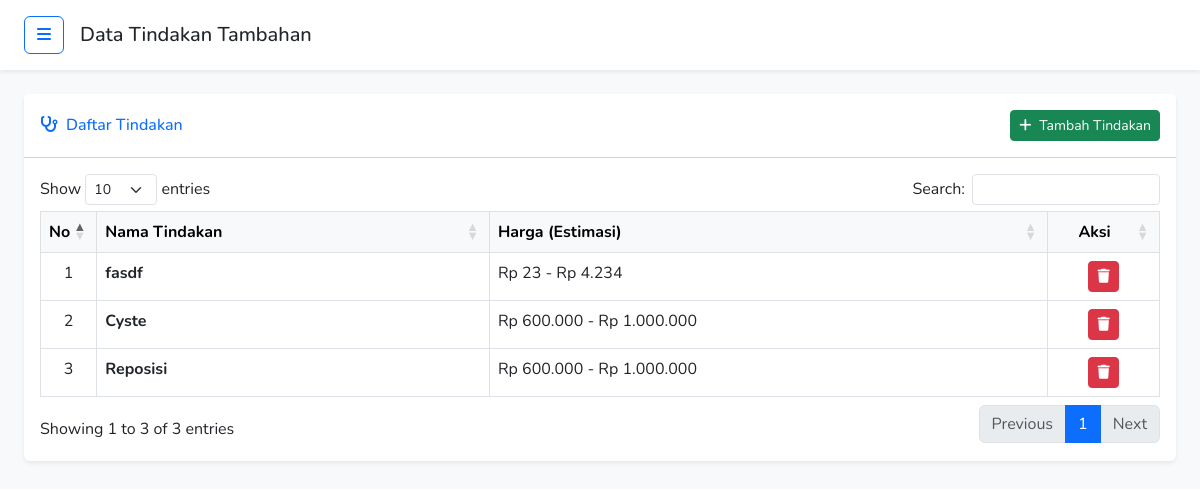
Page /data-master/data-tindakan/tindakan.php (signed in) on the committed database.
### tables this page shows
CREATE TABLE `tb_tindakan_tambahan` (
  `id_tindakan` int NOT NULL,
  `nm_tindakan` varchar(255) NOT NULL,
  `hrg_min` int NOT NULL,
  `hrg_max` int DEFAULT NULL
);

### functions.php (called while the page is built)
<?php
function formatRupiah($angka)
{
    $hasil = "Rp " . number_format($angka, 0, ',', '.');
    return $hasil;
}

### data-master/data-tindakan/tindakan.php (the view, shortened to what this page needs)
<?php
include '../../koneksi.php';
if (file_exists('../../functions.php')) {
    include '../../functions.php';
} else {
    function formatRupiah($angka){
        return "Rp " . number_format($angka,0,',','.');
    }
}
?>
<!DOCTYPE html>
<html lang="id">
<head>
    <link href="https://cdn.jsdelivr.net/npm/bootstrap@5.3.0/dist/css/bootstrap.min.css" rel="stylesheet">
    <link rel="stylesheet" href="https://cdnjs.cloudflare.com/ajax/libs/font-awesome/6.4.0/css/all.min.css">
    <link rel="stylesheet" href="https://cdn.datatables.net/1.13.4/css/dataTables.bootstrap5.min.css">
</head>
<body>
    <div class="d-flex" id="wrapper">
        <div id="page-content-wrapper">
            <nav class="navbar navbar-expand-lg navbar-light bg-white py-3 px-4 shadow-sm">
                <div class="d-flex align-items-center">
                    <button class="btn btn-outline-primary" id="sidebarToggle"><i class="fas fa-bars"></i></button>
                    <h5 class="ms-3 mb-0 d-none d-md-block">Data Tindakan Tambahan</h5>
                </div>
            </nav>
            <div class="container-fluid px-4 mt-4">
                <div class="card mb-4 border-0 shadow-sm">
                    <div class="card-header bg-white py-3 d-flex justify-content-between align-items-center">
                        <h6 class="m-0 font-weight-bold text-primary"><i class="fas fa-stethoscope me-2"></i>Daftar
                            Tindakan</h6>
                        <button class="btn btn-success btn-sm" data-bs-toggle="modal" data-bs-target="#modalTambah">
                            <i class="fas fa-plus me-1"></i> Tambah Tindakan
                        </button>
                    </div>
                    <div class="card-body">
                        <div class="table-responsive">
                            <table class="table table-bordered table-hover" id="dataTable" width="100%">
                                <thead class="table-light">
                                    <tr>
                                        <th width="5%" class="text-center">No</th>
                                        <th>Nama Tindakan</th>
                                        <th>Harga (Estimasi)</th>
                                        <th width="10%" class="text-center">Aksi</th>
                                    </tr>
                                </thead>
                                <tbody>
                                    <?php
                                    $nomor = 1;
                                    $ambil = $koneksi->query("SELECT * FROM tb_tindakan_tambahan ORDER BY id_tindakan DESC");
                                    while ($pecah = $ambil->fetch_assoc()) {
                                    ?>
                                    <tr>
                                        <td class="text-center"><?= $nomor++; ?></td>
                                        <td class="fw-bold"><?= $pecah['nm_tindakan']; ?></td>
                                        <td>
                                            <?= formatRupiah($pecah['hrg_min']); ?>
                                            <?= ($pecah['hrg_max'] > 0) ? ' - ' . formatRupiah($pecah['hrg_max']) : ''; ?>
                                        </td>
                                        <td class="text-center">
                                            <button class="btn btn-danger btn-sm btn-hapus"
                                                data-id="<?= $pecah['id_tindakan']; ?>"
                                                data-nama="<?= $pecah['nm_tindakan']; ?>">
                                                <i class="fas fa-trash"></i>
                                            </button>
                                        </td>
                                    </tr>
                                    <?php } ?>
                                </tbody>
                            </table>
                        </div>
                    </div>
                </div>
            </div>
        </div>
    </div>
</body>
</html>

### data-master/data-tindakan/tindakan.php (style rules this page uses)
body { font-family: 'Nunito', sans-serif; background-color: #f8f9fa; overflow-x: hidden; }
#wrapper { display: flex; width: 100%; align-items: stretch; }
#page-content-wrapper { width: 100%; margin-left: 0; transition: margin 0.25s ease-out; }

### rows in the picture
tb_tindakan_tambahan: nm_tindakan "fasdf", hrg_min "Rp 23", hrg_max "Rp 4.234"
tb_tindakan_tambahan: nm_tindakan "Cyste", hrg_min "Rp 600.000", hrg_max "Rp 1.000.000"
tb_tindakan_tambahan: nm_tindakan "Reposisi", hrg_min "Rp 600.000", hrg_max "Rp 1.000.000"
